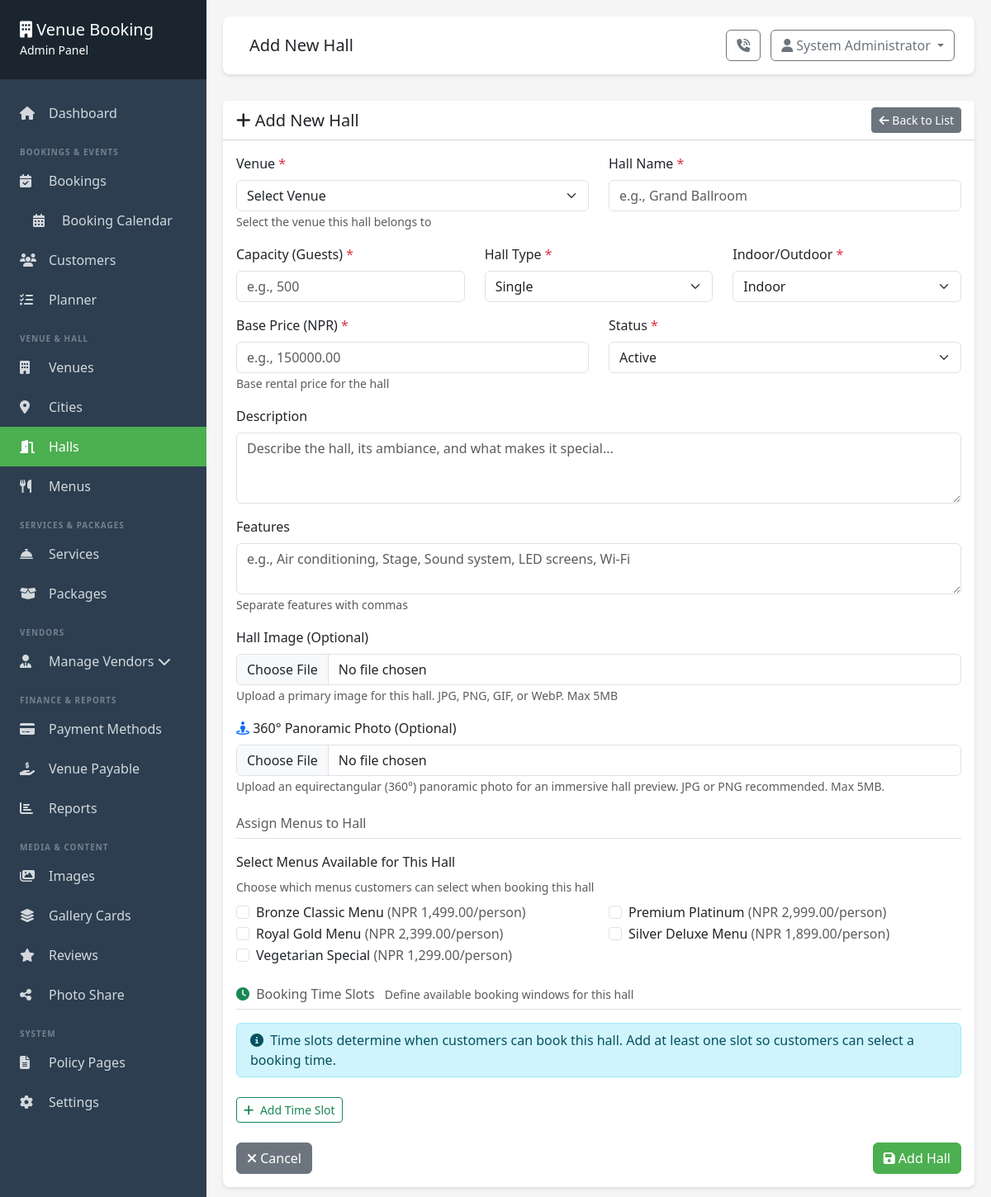
The page /admin/halls/add.php (signed in) on the database as committed earlier.
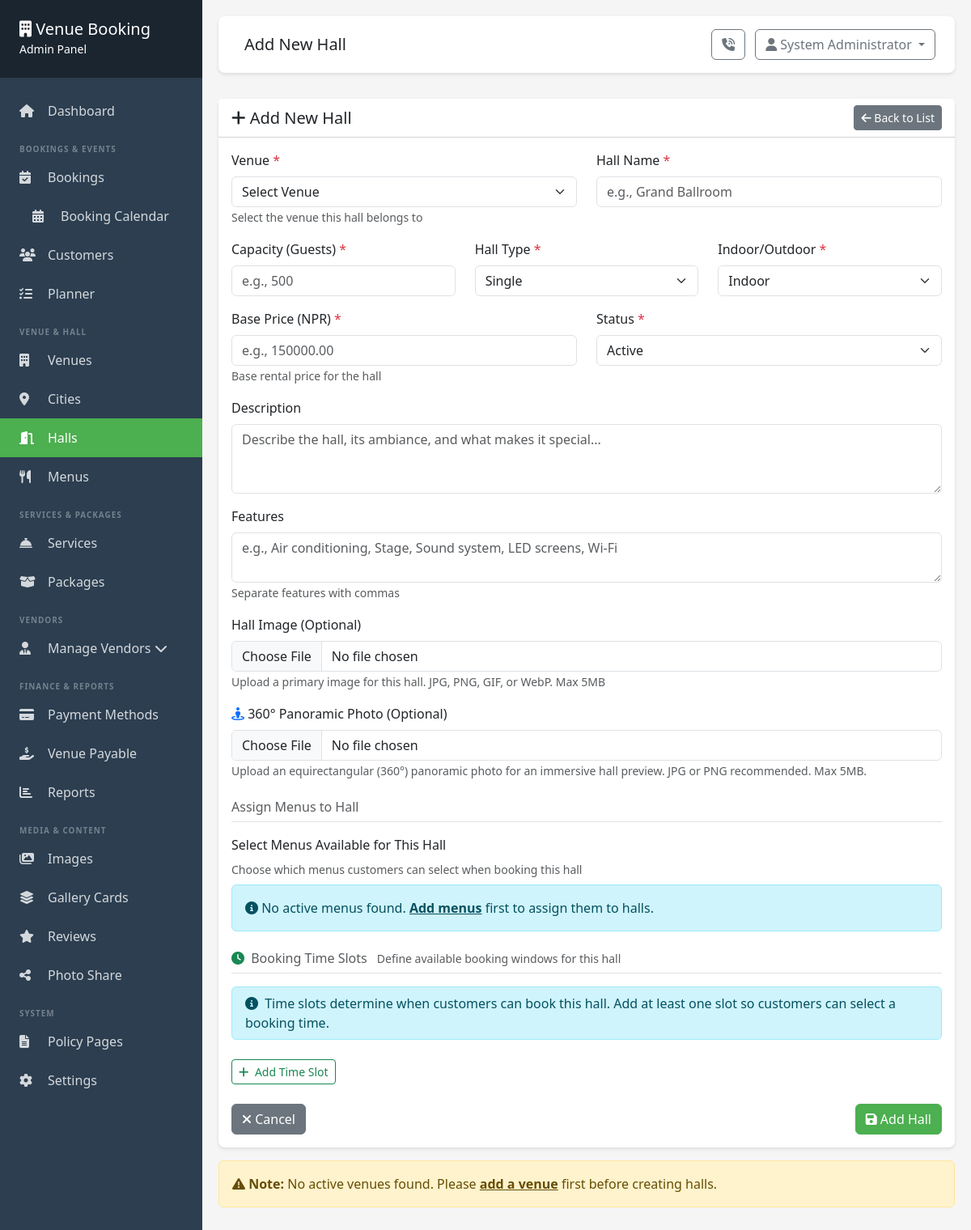
The same page on the database as committed later.
### tables this page shows
CREATE TABLE IF NOT EXISTS menus (
    id INT PRIMARY KEY AUTO_INCREMENT,
    name VARCHAR(255) NOT NULL,
    description TEXT,
    price_per_person DECIMAL(10, 2) NOT NULL,
    image VARCHAR(255),
    status ENUM('active', 'inactive') DEFAULT 'active',
    created_at TIMESTAMP DEFAULT CURRENT_TIMESTAMP,
    updated_at TIMESTAMP DEFAULT CURRENT_TIMESTAMP ON UPDATE CURRENT_TIMESTAMP
);

### includes/functions.php (called while the page is built, shortened)
<?php
function formatCurrency($amount) {
    $currency = getSetting('currency', 'NPR');
    return $currency . ' ' . number_format($amount, 2);
}
function getSetting($key, $default = '') {
    static $cache = [];
    if (array_key_exists($key, $cache)) {
        return $cache[$key];
    }
    $env_map = [
        'email_enabled'     => 'MAIL_NOTIFICATIONS_ENABLED',
        'email_from_name'   => 'MAIL_FROM_NAME',
        'email_from_address'=> 'MAIL_FROM_ADDRESS',
        'admin_email'       => 'MAIL_ADMIN_EMAIL',
        'smtp_enabled'      => 'MAIL_SMTP_ENABLED',
        'smtp_host'         => 'MAIL_HOST',
        'smtp_port'         => 'MAIL_PORT',
        'smtp_username'     => 'MAIL_USERNAME',
        'smtp_password'     => 'MAIL_PASSWORD',
        'smtp_encryption'   => 'MAIL_ENCRYPTION',
    ];
    try {
        $db = getDB();
        $stmt = $db->prepare("SELECT setting_value FROM settings WHERE setting_key = ?");
        $stmt->execute([$key]);
        $result = $stmt->fetch();
        $value = $result ? $result['setting_value'] : null;
        $cache[$key] = ($value !== null) ? $value : $default;
        return $cache[$key];
    } catch (Exception $e) {
        error_log("Error in getSetting for key '$key': " . $e->getMessage());
        if (isset($env_map[$key])) {
            $env_value = $_ENV[$env_map[$key]] ?? getenv($env_map[$key]);
            if ($env_value !== false && $env_value !== null) {
                $cache[$key] = $env_value;
                return $cache[$key];
            }
        }
        $cache[$key] = $default;
        return $default;
    }
}
    ?>
    <?php
function getAllActiveMenus() {
    $db = getDB();
    $sql = "SELECT id, name, price_per_person FROM menus WHERE status = 'active' ORDER BY name";
    $stmt = $db->query($sql);
    return $stmt->fetchAll();
}
    ?>

### admin/halls/add.php (the view, shortened to what the changed rows need)
<?php
require_once __DIR__ . '/../includes/header.php';
$db = getDB();
$venues_stmt = $db->query("SELECT id, name FROM venues WHERE status = 'active' ORDER BY name");
$venues = $venues_stmt->fetchAll();
$available_menus = getAllActiveMenus();
?>
<div class="row">
    <div class="col-md-12">
        <div class="card">
            <div class="card-body">
                <form method="POST" action="" enctype="multipart/form-data">
                                <label for="base_price" class="form-label">Base Price (<?php echo getSetting('currency', 'NPR'); ?>) <span class="text-danger">*</span></label>
                    <div class="mb-3">
                        <label class="form-label">Select Menus Available for This Hall</label>
                        <small class="text-muted d-block mb-2">Choose which menus customers can select when booking this hall</small>
                        <?php if (empty($available_menus)): ?>
                            <div class="alert alert-info">
                                <i class="fas fa-info-circle"></i> No active menus found.
                                <a href="<?php echo BASE_URL; ?>/admin/menus/add.php" class="alert-link">Add menus</a> first to assign them to halls.
                            </div>
                        <?php else: ?>
                            <div class="row">
                                <?php foreach ($available_menus as $menu): ?>
                                    <div class="col-md-6">
                                        <div class="form-check">
                                            <input class="form-check-input" type="checkbox" name="menus[]"
                                                   value="<?php echo $menu['id']; ?>"
                                                   id="menu_<?php echo $menu['id']; ?>"
                                                   <?php echo (isset($_POST['menus']) && in_array($menu['id'], $_POST['menus'])) ? 'checked' : ''; ?>>
                                            <label class="form-check-label" for="menu_<?php echo $menu['id']; ?>">
                                                <?php echo htmlspecialchars($menu['name']); ?>
                                                <span class="text-muted">(<?php echo formatCurrency($menu['price_per_person']); ?>/person)</span>
                                            </label>
                                        </div>
                                    </div>
                                <?php endforeach; ?>
                            </div>
                        <?php endif; ?>
                    </div>
                </form>
            </div>
        </div>
    </div>
</div>
<?php if (count($venues) == 0): ?>
<div class="row mt-3">
    <div class="col-md-12">
        <div class="alert alert-warning">
            <i class="fas fa-exclamation-triangle"></i> <strong>Note:</strong> No active venues found.
            Please <a href="<?php echo BASE_URL; ?>/admin/venues/add.php" class="alert-link">add a venue</a> first before creating halls.
        </div>
    </div>
</div>
<?php endif; ?>
<?php require_once __DIR__ . '/../includes/footer.php'; ?>

Rows that differ between the two databases and show on the page:
removed menus: name "Bronze Classic Menu", price_per_person "NPR 1,499.00"
removed menus: name "Premium Platinum", price_per_person "NPR 2,999.00"
removed menus: name "Royal Gold Menu", price_per_person "NPR 2,399.00"
removed menus: name "Silver Deluxe Menu", price_per_person "NPR 1,899.00"
removed menus: name "Vegetarian Special", price_per_person "NPR 1,299.00"
Other text that changed with them:
text now shown: "No active menus found. Add menus first to assign them to halls. Note: No active venues found. Please add a venue first before creating halls."
